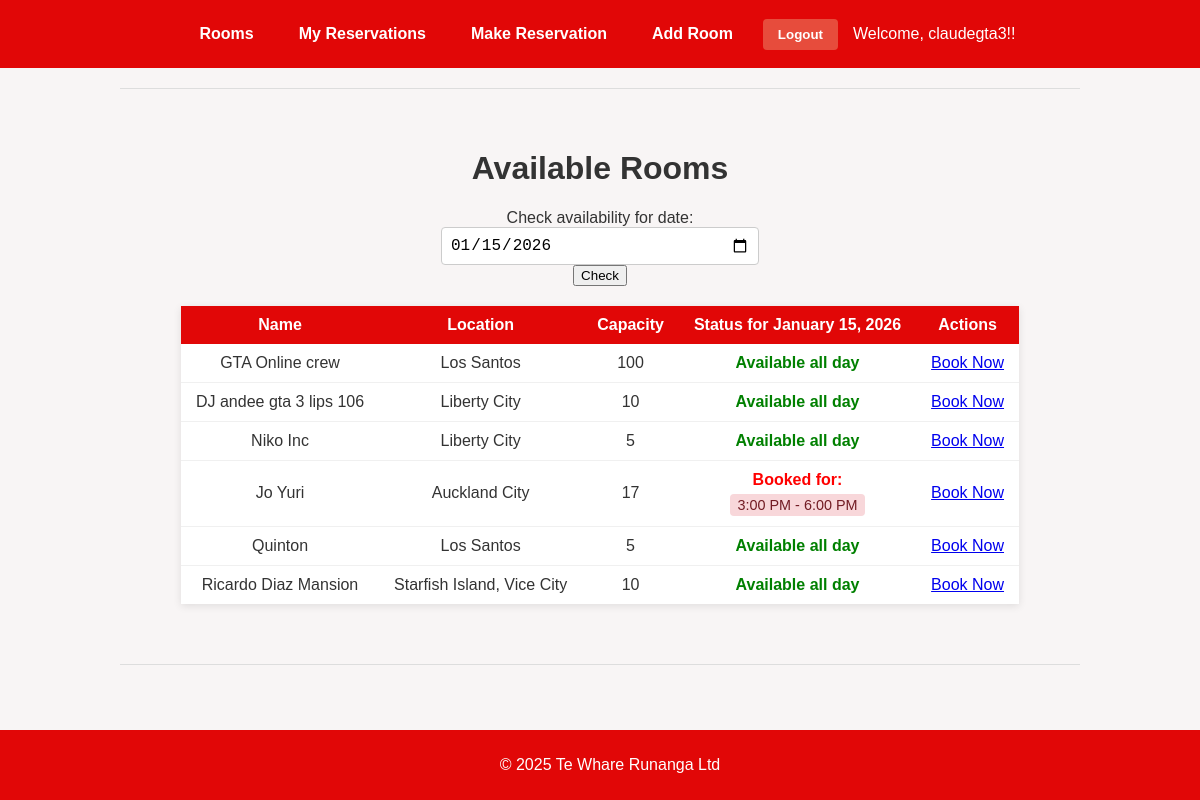
Page / (signed in) on the committed database.
### reservations/models.py (models this page shows, shortened)
class Reservation(models.Model):
    user = models.ForeignKey(User, on_delete=models.CASCADE)
    room = models.ForeignKey(ConferenceRoom, on_delete=models.CASCADE)
    date = models.DateField()
    start_time = models.TimeField()
    end_time = models.TimeField()
    created_at = models.DateTimeField(auto_now_add=True)

class ConferenceRoom(models.Model):
    name = models.CharField(max_length=100)
    location = models.CharField(max_length=100)
    capacity = models.PositiveIntegerField()

### reservations/views.py (the view)
# urls.py: path('', views.room_list, name='room_list'),
@login_required
def room_list(request):
    date_str = request.GET.get('date')
    if date_str:
        try:
            selected_date = datetime.strptime(date_str, '%Y-%m-%d').date()
        except (ValueError, TypeError):
            selected_date = timezone.now().date()
    else:
        selected_date = timezone.now().date()
    current_time = timezone.now().time()
    rooms = ConferenceRoom.objects.all()
    reservations = Reservation.objects.filter(date=selected_date)
    for room in rooms:
        room_reservations = reservations.filter(room=room).order_by('start_time')
        room.is_available = not room_reservations.exists()
        room.booking_times = []
        for res in room_reservations:
            room.booking_times.append({
                'start': res.start_time.strftime('%I:%M %p').lstrip('0'),
                'end': res.end_time.strftime('%I:%M %p').lstrip('0')
            })
    context = {
        'rooms': rooms,
        'selected_date': selected_date,
        'date_str': selected_date.strftime('%Y-%m-%d')  # Format for the date input
    }
    return render(request, 'reservations/room_list.html', context)

### reservations/templates/reservations/room_list.html (shortened to what this page needs)
{% extends "reservations/base.html" %}
{% block content %}
<div class="container">
    <h1>Available Rooms</h1>
    <form method="get" class="mb-4">
        <div class="row">
            <div class="col-md-6">
                <div class="form-group">
                    <label for="date">Check availability for date:</label>
                    <div class="input-group">
                        <input type="date"
                               class="form-control"
                               id="date"
                               name="date"
                               value="{{ date_str }}"
                               min="{{ timezone.now|date:'Y-m-d' }}">
                        <div class="input-group-append">
                            <button type="submit" class="btn btn-primary">Check</button>
                        </div>
                    </div>
                </div>
            </div>
        </div>
    </form>
    {% if rooms %}
    <div class="table-responsive">
        <table class="table table-striped">
            <thead class="thead-dark">
                <tr>
                    <th>Name</th>
                    <th>Location</th>
                    <th>Capacity</th>
                    <th>Status for {{ selected_date|date:"F j, Y" }}</th>
                    <th>Actions</th>
                </tr>
            </thead>
            <tbody>
                {% for room in rooms %}
                <tr>
                    <td>{{ room.name }}</td>
                    <td>{{ room.location }}</td>
                    <td>{{ room.capacity }}</td>
                    <td>
                        {% if room.is_available %}
                        <span style="color:green; font-weight: bold;">Available all day</span>
                        {% else %}
                        <div>
                            <div style="color:red; font-weight: bold; margin-bottom: 5px; text-align: center;">Booked for:</div>
                            <div style="display: flex; flex-wrap: wrap; gap: 8px; justify-content: center;">
                                {% for slot in room.booking_times %}
                                <span style="background-color: #f8d7da; color: #721c24; padding: 3px 8px; border-radius: 4px; font-size: 0.9em;">
                                    {{ slot.start }} - {{ slot.end }}
                                </span>
                                {% endfor %}
                            </div>
                        </div>
                        {% endif %}
                    </td>
                    <td>
                        <a href="{% url 'make_reservation' %}?room={{ room.id }}&date={{ selected_date|date:'Y-m-d' }}"
                           class="btn btn-sm btn-primary"
                           {% if not room.is_available %}disabled{% endif %}>
                            Book Now
                        </a>
                    </td>
                </tr>
                {% endfor %}
            </tbody>
        </table>
    </div>
    {% else %}
    <div class="alert alert-info" role="alert">
        No rooms available, please try again later or on a different date.
    </div>
    {% endif %}
</div>
{% endblock %}

### reservations/templates/reservations/base.html (shortened to what this page needs)
<!DOCTYPE html>
<html lang="en">
<head>
</head>
<body>
<nav>
    <a href="{% url 'room_list' %}">Rooms</a>
    <a href="{% url 'my_reservations' %}">My Reservations</a>
    <a href="{% url 'make_reservation' %}">Make Reservation</a>
    <a href="{% url 'add_room' %}">Add Room</a>
    {% if user.is_authenticated %}
    <form method="post" action="{% url 'logout' %}">
        <button type="submit">Logout</button>
    </form>
    <span>Welcome, {{ user.username }}!!</span>
    {% else %}
    <a href="{% url 'login' %}">Login</a>
    {% endif %}
</nav>
<hr />
<main>
    {% block content %}
    {% endblock %}
</main>
<hr />
<footer>
    <p>&copy; 2025 Te Whare Runanga Ltd</p>
</footer>
</body>
</html>

### reservations/templates/reservations/base.html (style rules this page uses)
body { font-family: Arial, sans-serif; background-color: #f8f5f5; color: #333; margin: 0; padding: 0; text-align: center; }
nav { background-color: #e10707; padding: 15px; display: flex; justify-content: center; align-items: center; flex-wrap: wrap; gap: 15px; }
nav a { color: white; text-decoration: none; font-weight: bold; padding: 10px 15px; border-radius: 5px; transition: background-color 0.3s; }
nav form { display: inline-block; margin: 0; }
nav button { background-color: #e74c3c; color: white; border: none; padding: 8px 15px; border-radius: 4px; cursor: pointer; font-weight: bold; transition: background-color 0.3s; }
nav span { color: white; font_size: 1rem; }
hr { margin: 20px auto; width: 80%; border: 0; height: 1px; background: #ddd; }
main { padding: 20px; max-width: 900px; margin: auto; }
footer { background-color: #e10707; color: white; padding: 10px; font_size: 0.9rem; position: fixed; bottom: 0; width: 100%; }
main form { display: flex; flex-direction: column; allign-items: center; gap: 10px; }
main input, main select, main textarea { width: 300px; padding: 8px; border: 1px solid #ccc; border-radius: 4px; font-size: 1rem; }
main table { margin: 20px auto; border-collapse: separate; border-spacing: 0; width: auto; max-width: 900px; box-shadow: 0 2px 8px rgba(0, 0, 0, 0.1); border: none; }
main th, main td { padding: 10px 15px; text-align: center; background-color: #fff; border: none; }
main th { background-color: #e10707; color: white; font-weight: bold; }
main tr:not(:last-child) td { border-bottom: 1px solid #f0f0f0; }

### rows in the picture
Reservation: date "January 15, 2026"
ConferenceRoom: name "GTA Online crew", location "Los Santos", capacity "100", shows "Available all day"
ConferenceRoom: name "DJ andee gta 3 lips 106", location "Liberty City", capacity "10", shows "Available all day"
ConferenceRoom: name "Niko Inc", location "Liberty City", capacity "5", shows "Available all day"
ConferenceRoom: name "Jo Yuri", location "Auckland City", capacity "17", start "3:00 PM", end "6:00 PM"
ConferenceRoom: name "Quinton", location "Los Santos", capacity "5", shows "Available all day"
ConferenceRoom: name "Ricardo Diaz Mansion", location "Starfish Island, Vice City", capacity "10", shows "Available all day"

### other values in the picture
{{ user.username }} "claudegta3"
